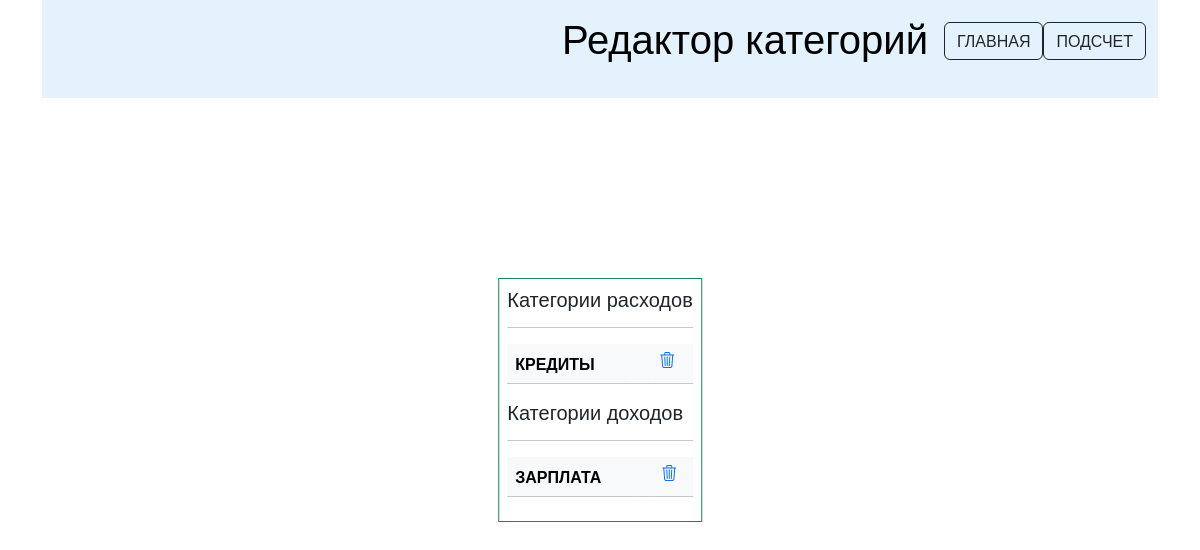
The app's page /category_list/ (signed in), older data.
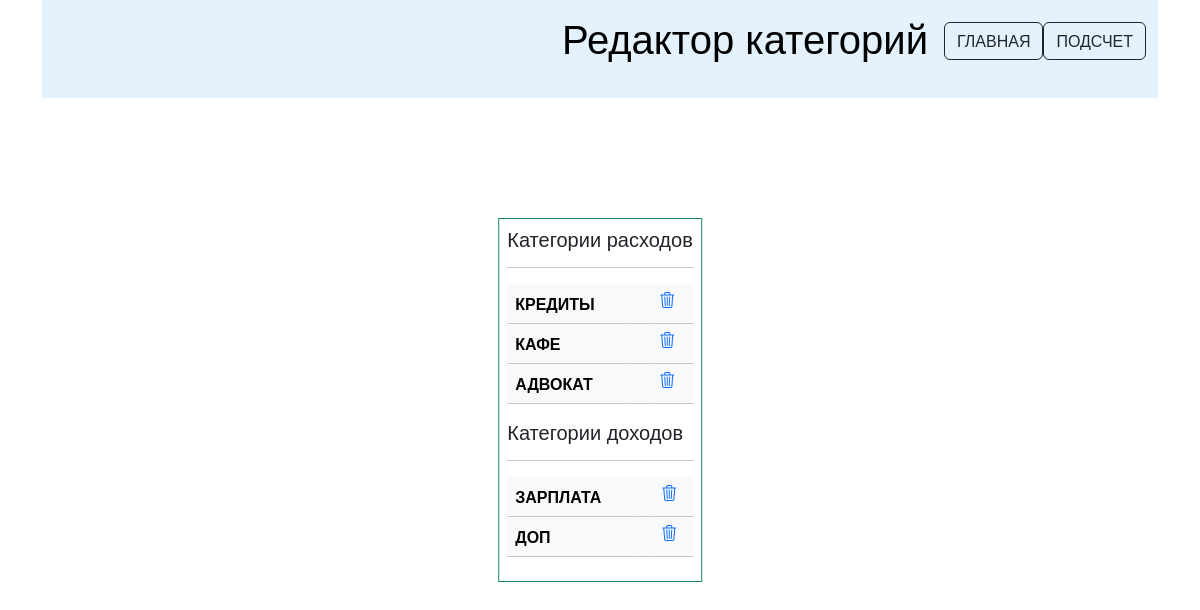
The same page, newer data.
### main/models.py (models this page shows)
class Category(models.Model):
    user = models.ForeignKey(NewUser, on_delete=models.CASCADE, verbose_name='Пользователь')
    name = models.CharField(verbose_name='Название', max_length=64)
    description = models.TextField(verbose_name='Описание', blank=True, null=True)
    time_create = models.DateTimeField(verbose_name='Дата создания', auto_now_add=True)
    class Meta:
        verbose_name = 'Пользовательская категория расхода'
        verbose_name_plural = 'Пользовательские категории расходов'
    def __str__(self):
        return self.name

class CategoryIncomes(models.Model):
    user = models.ForeignKey(NewUser, on_delete=models.CASCADE, verbose_name='Пользователь')
    name = models.CharField(verbose_name='Название', max_length=64)
    description = models.TextField(verbose_name='Описание', blank=True, null=True)
    time_create = models.DateTimeField(verbose_name='Дата создания', auto_now_add=True)
    class Meta:
        verbose_name = 'Пользовательская категория доходов'
        verbose_name_plural = 'Пользовательские категории доходов'
    def __str__(self):
        return self.name

### main/views.py (the view)
# urls.py: path('category_list/', main.UserCategory.as_view(), name="category_list"),
class UserCategory(ListView):
    model = Category
    template_name = 'main/category_list.html'
    def get_context_data(self,**kwargs):
        context = super().get_context_data(**kwargs)
        context['title'] = 'Список категорий'
        context['objects'] = Category.objects.filter(user=self.request.user)
        context['incomes'] = CategoryIncomes.objects.filter(user=self.request.user)
        return context

### main/templates/main/category_list.html (shortened to what this page needs)
{% extends 'main/base.html' %}
{%block menu%}
<nav class="navbar" style="background-color: #e3f2fd;">
     <form class="container-fluid justify-content-end">
    <a class="navbar-brand" href="#">
        <h1>Редактор категорий</h1>
        <a type="button" class="btn btn-outline-dark" href="/">ГЛАВНАЯ</a>
        <a type="button" class="btn btn-outline-dark" href="{% url 'calculate'%}">ПОДСЧЕТ</a>
    </a>
   </form>
</nav>
{%endblock%}
{%block content%}
<div class="border border-success p-2 mb-2 position-absolute top-50 start-50 translate-middle">
    <table class="table table-light">
        <h5>Категории расходов</h5>
        <hr>
        {%for object in objects%}
  <tbody>
    <tr>
      <th scope="row" class="fit-content">{{object|upper}}</th>
      <td></td>
      <td><a href="{%url 'category_delete' object.pk %}"><i class="bi bi-trash3"></i></a></td>
    </tr>
        {%endfor%}
  </tbody>
</table>
     <table class="table table-light">
        <h5>Категории доходов</h5>
        <hr>
        {%for income in incomes%}
  <tbody>
    <tr>
      <th scope="row" class="fit-content">{{income|upper}}</th>
      <th></th>
      <td><a href="{%url 'income_category_delete' income.pk %}"><i class="bi bi-trash3"></i></i></a></td>
    </tr>
        {%endfor%}
  </tbody>
    </div>
{%endblock%}

Row changes from the older to the newer data that the page shows:
added Category: name "КАФЕ"
added Category: name "АДВОКАТ"
added CategoryIncomes: name "ДОП"
